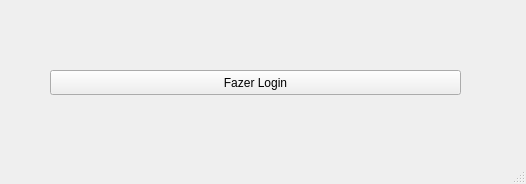
<?xml version="1.0" encoding="UTF-8"?>
<ui version="4.0">
 <class>MainWindow</class>
 <widget class="QMainWindow" name="MainWindow">
  <property name="geometry">
   <rect>
    <x>0</x>
    <y>0</y>
    <width>526</width>
    <height>184</height>
   </rect>
  </property>
  <property name="windowTitle">
   <string>MainWindow</string>
  </property>
  <widget class="QWidget" name="centralwidget">
   <widget class="QPushButton" name="pushButton">
    <property name="geometry">
     <rect>
      <x>50</x>
      <y>70</y>
      <width>411</width>
      <height>25</height>
     </rect>
    </property>
    <property name="text">
     <string>Fazer Login</string>
    </property>
   </widget>
  </widget>
  <widget class="QMenuBar" name="menubar">
   <property name="geometry">
    <rect>
     <x>0</x>
     <y>0</y>
     <width>526</width>
     <height>22</height>
    </rect>
   </property>
  </widget>
  <widget class="QStatusBar" name="statusbar"/>
 </widget>
 <resources/>
 <connections/>
</ui>
